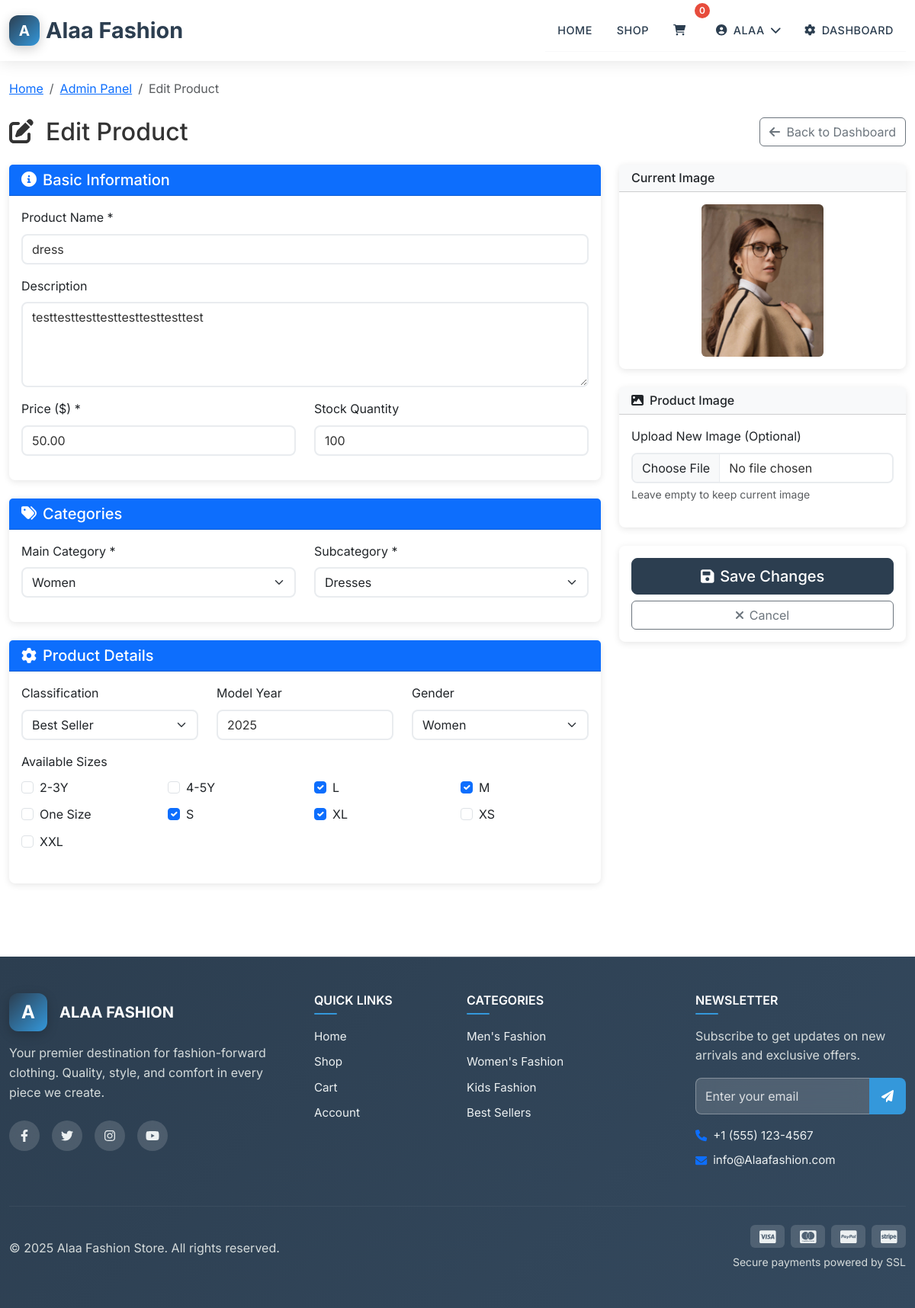
/edit_product.php?id=4 (signed in), run on the app's committed database.
### tables this page shows
CREATE TABLE `products` (
  `id` int(11) NOT NULL,
  `name` varchar(255) NOT NULL,
  `description` text DEFAULT NULL,
  `price` decimal(10,2) DEFAULT NULL,
  `image` varchar(255) DEFAULT NULL,
  `category_id` int(11) DEFAULT NULL,
  `subcategory_id` int(11) DEFAULT NULL,
  `classification` enum('new','used','best_seller') DEFAULT NULL,
  `model_year` year(4) DEFAULT NULL,
  `gender` enum('men','women','kids','') NOT NULL DEFAULT '',
  `created_at` timestamp NOT NULL DEFAULT current_timestamp(),
  `stock_status` enum('in_stock','low_stock','out_of_stock') NOT NULL DEFAULT 'in_stock',
  `stock_quantity` int(11) NOT NULL DEFAULT 0
);

CREATE TABLE `categories` (
  `id` int(11) NOT NULL,
  `name` varchar(100) NOT NULL
);

CREATE TABLE `subcategories` (
  `id` int(11) NOT NULL,
  `category_id` int(11) NOT NULL,
  `name` varchar(100) NOT NULL
);

CREATE TABLE `sizes` (
  `id` int(11) NOT NULL,
  `name` varchar(50) NOT NULL
);

### edit_product.php (the view, shortened to what this page needs)
<?php
include 'includes/db.php';
$product_id = intval($_GET['id']);
$stmt = $conn->prepare("SELECT * FROM products WHERE id = ?");
$stmt->bind_param("i", $product_id);
$stmt->execute();
$result = $stmt->get_result();
$product = $result->fetch_assoc();
$existing_sizes = [];
$sizeRes = $conn->query("SELECT size_id FROM product_sizes WHERE product_id = $product_id");
if ($sizeRes) {
    while ($s = $sizeRes->fetch_assoc()) {
        $existing_sizes[] = $s['size_id'];
    }
}
include 'includes/header.php';
?>
<div class="container py-4">
    <nav aria-label="breadcrumb" class="mb-4">
        <ol class="breadcrumb">
            <li class="breadcrumb-item"><a href="index.php">Home</a></li>
            <li class="breadcrumb-item"><a href="admin_panel.php">Admin Panel</a></li>
            <li class="breadcrumb-item active">Edit Product</li>
        </ol>
    </nav>
    <div class="row">
        <div class="col-12">
            <div class="d-flex justify-content-between align-items-center mb-4">
                <h1 class="h2 mb-0">
                    <i class="fas fa-edit me-3"></i>Edit Product
                </h1>
                <a href="admin_panel.php" class="btn btn-outline-secondary">
                    <i class="fas fa-arrow-left me-2"></i>Back to Dashboard
                </a>
            </div>
        </div>
    </div>
    <form method="post" enctype="multipart/form-data">
        <div class="row">
            <div class="col-lg-8">
                <div class="card mb-4">
                    <div class="card-header bg-primary text-white">
                        <h5 class="mb-0">
                            <i class="fas fa-info-circle me-2"></i>Basic Information
                        </h5>
                    </div>
                    <div class="card-body">
                        <div class="mb-3">
                            <label for="name" class="form-label">Product Name *</label>
                            <input type="text" class="form-control" id="name" name="name"
                                   value="<?= htmlspecialchars($product['name']); ?>" required>
                        </div>
                        <div class="mb-3">
                            <label for="description" class="form-label">Description</label>
                            <textarea class="form-control" id="description" name="description" rows="4"><?= htmlspecialchars($product['description']); ?></textarea>
                        </div>
                        <div class="row">
                            <div class="col-md-6 mb-3">
                                <label for="price" class="form-label">Price ($) *</label>
                                <input type="number" step="0.01" class="form-control" id="price" name="price"
                                       value="<?= $product['price']; ?>" required>
                            </div>
                            <div class="col-md-6 mb-3">
                                <label for="stock_quantity" class="form-label">Stock Quantity</label>
                                <input type="number" class="form-control" id="stock_quantity" name="stock_quantity"
                                       value="<?= $product['stock_quantity'] ?? 0; ?>" min="0">
                            </div>
                        </div>
                    </div>
                </div>
                <div class="card mb-4">
                    <div class="card-header bg-primary text-white">
                        <h5 class="mb-0">
                            <i class="fas fa-tags me-2"></i>Categories
                        </h5>
                    </div>
                    <div class="card-body">
                        <div class="row">
                            <div class="col-md-6 mb-3">
                                <label for="category_id" class="form-label">Main Category *</label>
                                <select class="form-select" id="category_id" name="category_id" required>
                                    <?php
                                    $cats = $conn->query('SELECT id,name FROM categories ORDER BY name');
                                    while ($c = $cats->fetch_assoc()):
                                    ?>
                                        <option value="<?=$c['id']?>" <?= $c['id'] == $product['category_id'] ? 'selected' : '' ?>>
                                            <?= htmlspecialchars($c['name']) ?>
                                        </option>
                                    <?php endwhile; ?>
                                </select>
                            </div>
                            <div class="col-md-6 mb-3">
                                <label for="subcategory_id" class="form-label">Subcategory *</label>
                                <select class="form-select" id="subcategory_id" name="subcategory_id" required>
                                    <?php
                                    $subs = $conn->query('SELECT id,name FROM subcategories ORDER BY name');
                                    while ($s = $subs->fetch_assoc()):
                                    ?>
                                        <option value="<?=$s['id']?>" <?= $s['id'] == $product['subcategory_id'] ? 'selected' : '' ?>>
                                            <?= htmlspecialchars($s['name']) ?>
                                        </option>
                                    <?php endwhile; ?>
                                </select>
                            </div>
                        </div>
                    </div>
                </div>
                <div class="card mb-4">
                    <div class="card-header bg-primary text-white">
                        <h5 class="mb-0">
                            <i class="fas fa-cog me-2"></i>Product Details
                        </h5>
                    </div>
                    <div class="card-body">
                        <div class="row">
                            <div class="col-md-4 mb-3">
                                <label for="classification" class="form-label">Classification</label>
                                <select class="form-select" id="classification" name="classification">
                                    <option value="best_seller" <?= $product['classification'] == 'best_seller' ? 'selected' : '' ?>>Best Seller</option>
                                </select>
                            </div>
                            <div class="col-md-4 mb-3">
                                <label for="model_year" class="form-label">Model Year</label>
                                <input type="number" class="form-control" id="model_year" name="model_year"
                                       value="<?= $product['model_year']; ?>" min="2000" max="<?= date('Y'); ?>">
                            </div>
                            <div class="col-md-4 mb-3">
                                <label for="gender" class="form-label">Gender</label>
                                <select class="form-select" id="gender" name="gender">
                                    <option value="women" <?= $product['gender'] == 'women' ? 'selected' : '' ?>>Women</option>
                                </select>
                            </div>
                        </div>
                        <div class="mb-3">
                            <label class="form-label">Available Sizes</label>
                            <div class="row">
                                <?php
                                $sizeQuery = $conn->query("SELECT id, name FROM sizes ORDER BY name");
                                if ($sizeQuery):
                                    while ($s = $sizeQuery->fetch_assoc()):
                                        $checked = in_array($s['id'], $existing_sizes) ? 'checked' : '';
                                ?>
                                    <div class="col-md-3 mb-2">
                                        <div class="form-check">
                                            <input class="form-check-input" type="checkbox" name="sizes[]"
                                                   value="<?= $s['id'] ?>" id="size_<?= $s['id'] ?>" <?= $checked ?>>
                                            <label class="form-check-label" for="size_<?= $s['id'] ?>">
                                                <?= htmlspecialchars($s['name']) ?>
                                            </label>
                                        </div>
                                    </div>
                                <?php
                                    endwhile;
                                endif;
                                ?>
                            </div>
                        </div>
                    </div>
                </div>
            </div>
            <div class="col-lg-4">
                <?php if (!empty($product['image'])): ?>
                    <div class="card mb-4">
                        <div class="card-header bg-light">
                            <h6 class="mb-0">Current Image</h6>
                        </div>
                        <div class="card-body text-center">
                            <img src="uploads/<?= $product['image']; ?>" class="img-fluid rounded" style="max-height: 200px;">
                        </div>
                    </div>
                <?php endif; ?>
                <div class="card mb-4">
                    <div class="card-header bg-light">
                        <h6 class="mb-0">
                            <i class="fas fa-image me-2"></i>Product Image
                        </h6>
                    </div>
                    <div class="card-body">
                        <div class="mb-3">
                            <label for="image" class="form-label">Upload New Image (Optional)</label>
                            <input type="file" class="form-control" id="image" name="image" accept="image/*">
                            <div class="form-text">Leave empty to keep current image</div>
                        </div>
                    </div>
                </div>
                <div class="card">
                    <div class="card-body">
                        <div class="d-grid gap-2">
                            <button type="submit" class="btn btn-primary btn-lg">
                                <i class="fas fa-save me-2"></i>Save Changes
                            </button>
                            <a href="admin_panel.php" class="btn btn-outline-secondary">
                                <i class="fas fa-times me-2"></i>Cancel
                            </a>
                        </div>
                    </div>
                </div>
            </div>
        </div>
    </form>
</div>
<?php include 'includes/footer.php'; ?>
</body>
</html>

### css/unified-styles.css (style rules this page uses)
:root { --primary-color: #2c3e50; --secondary-color: #3498db; --accent-color: #e74c3c; --success-color: #27ae60; --warning-color: #f39c12; --light-bg: #f8f9fa; --dark-bg: #2c3e50; --border-radius: 8px; --box-shadow: 0 2px 10px rgba(0, 0, 0, 0.1); --transition: all 0.3s ease; }
body { font-family: "Inter", -apple-system, BlinkMacSystemFont, sans-serif; line-height: 1.6; color: #333; }
.container { max-width: 1200px; }
.btn-primary { background-color: var(--primary-color); border-color: var(--primary-color); border-radius: var(--border-radius); font-weight: 500; transition: var(--transition); }
.card { border: none; border-radius: var(--border-radius); box-shadow: var(--box-shadow); transition: var(--transition); }
.form-control, .form-select { border-radius: var(--border-radius); border: 2px solid #e9ecef; transition: var(--transition); }
.form-control { color: #333 !important; }

### includes/header.php (style rules this page uses)
:root { --navbar-height: 80px; }

### data on the page
products: name "dress", description "testtesttesttesttesttesttesttest", price "50.00", stock_quantity "100", category_id "Women", subcategory_id "Dresses", classification "Best Seller", model_year "2025", gender "Women", image (picture)
sizes: name "2-3Y"
sizes: name "4-5Y"
sizes: name "L"
sizes: name "M"
sizes: name "One Size"
sizes: name "S"
sizes: name "XL"
sizes: name "XS"
sizes: name "XXL"

### other printed values
$_SESSION['username'] "ALAA"
